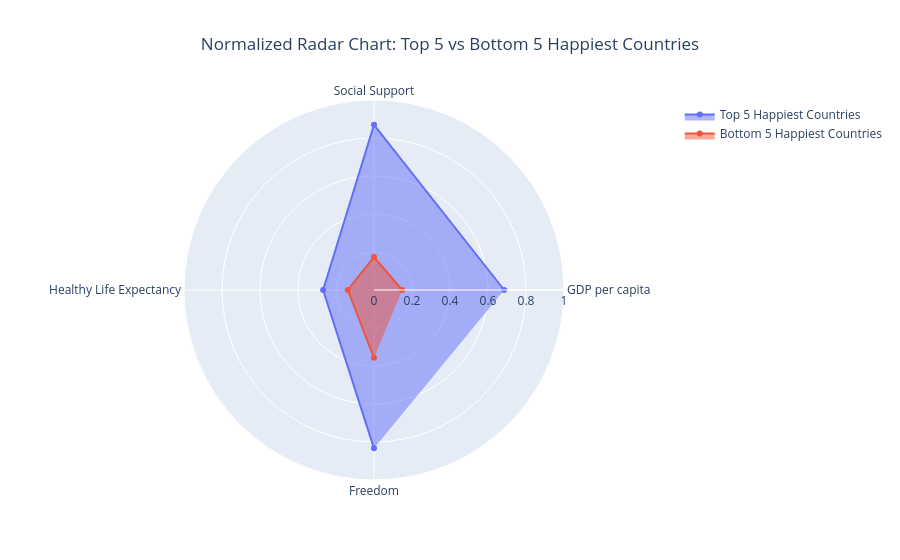

This figure's notebook cell:
### Code cell
import plotly.graph_objects as go
from sklearn.preprocessing import MinMaxScaler
import pandas as pd

# average values by country
country_avg = (
    df.groupby("Country", as_index=False)[
        ["Happiness Score", "GDP per capita", "Social Support",
         "Healthy Life Expectancy", "Freedom"]
    ]
    .mean()
    .sort_values("Happiness Score", ascending=False)
)

top5 = country_avg.head(5)["Country"].tolist()
bottom5 = country_avg.tail(5)["Country"].tolist()

simple_features = [
    "GDP per capita",
    "Social Support",
    "Healthy Life Expectancy",
    "Freedom"
]

# normalize these 4 features across all countries
scaler = MinMaxScaler()
scaled_values = scaler.fit_transform(country_avg[simple_features])

scaled_df = country_avg.copy()
scaled_df[simple_features] = scaled_values

top_profile = scaled_df[scaled_df["Country"].isin(top5)][simple_features].mean()
bottom_profile = scaled_df[scaled_df["Country"].isin(bottom5)][simple_features].mean()

fig = go.Figure()

fig.add_trace(go.Scatterpolar(
    r=top_profile.values,
    theta=simple_features,
    fill="toself",
    name="Top 5 Happiest Countries"
))

fig.add_trace(go.Scatterpolar(
    r=bottom_profile.values,
    theta=simple_features,
    fill="toself",
    name="Bottom 5 Happiest Countries"
))

fig.update_layout(
    polar=dict(
        radialaxis=dict(
            visible=True,
            range=[0, 1]
        )
    ),
    title="Normalized Radar Chart: Top 5 vs Bottom 5 Happiest Countries",
    title_x=0.5
)

fig.show()

### Figure 1 — Plotly figure (JSON) as saved in the notebook; plotly's stock layout.template omitted (floating-point values rounded to 4 significant figures)
{"data": [{"fill": "toself", "name": "Top 5 Happiest Countries", "r": [0.6852, 0.8696, 0.2678, 0.8335], "theta": ["GDP per capita", "Social Support", "Healthy Life Expectancy", "Freedom"], "type": "scatterpolar"}, {"fill": "toself", "name": "Bottom 5 Happiest Countries", "r": [0.1483, 0.1733, 0.1378, 0.3571], "theta": ["GDP per capita", "Social Support", "Healthy Life Expectancy", "Freedom"], "type": "scatterpolar"}], "layout": {"polar": {"radialaxis": {"range": [0, 1], "visible": true}}, "title": {"text": "Normalized Radar Chart: Top 5 vs Bottom 5 Happiest Countries", "x": 0.5}}}
